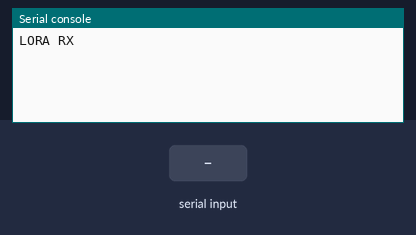
The program below on a simulated ESP32 board running MicroPython. Shown: the last lines printed to the serial console. Inputs (shaded band) come from the test bench.

Above: at 4.2 s.
4.3 s: "1" received over the second serial link
At 5.4 s:
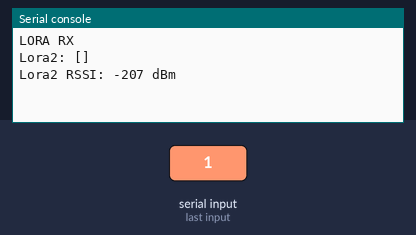
6.3 s: "0" received over the second serial link
At 7.6 s:
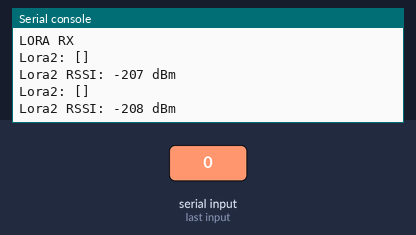
7.8 s: "2" received over the second serial link
At 9.2 s:
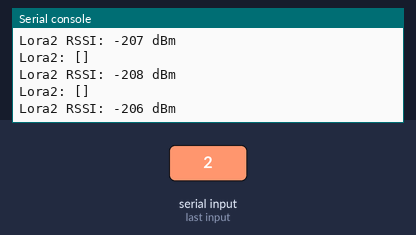

Measured:
- after the input at 4.3 s, the serial console: prints a new line after 0.50 s (image 1)
- after the input at 6.3 s, the serial console: prints a new line after 0.50 s (image 2)
- after the input at 7.8 s, the serial console: prints a new line after 0.50 s (image 3)

The program:

lora_serial_rx.py
```python
from machine import UART
from time import sleep, sleep_ms

# lora1 = UART(1, baudrate=1200, tx=4, rx=2)
lora2 = UART(2, baudrate=4800, tx=22, rx=23)

print('LORA RX')
sleep(3)

while True:
#     if lora1.any():
#         sleep_ms(1000)
#         print(f'Lora1: {[num for num in lora1.read()]}')

    if lora2.any():
        sleep_ms(500)
        msg = [num for num in lora2.read()]
        print(f'Lora2: {msg[:-1]}')
        print(f'Lora2 RSSI: {-(256 - msg[-1])} dBm')
```
